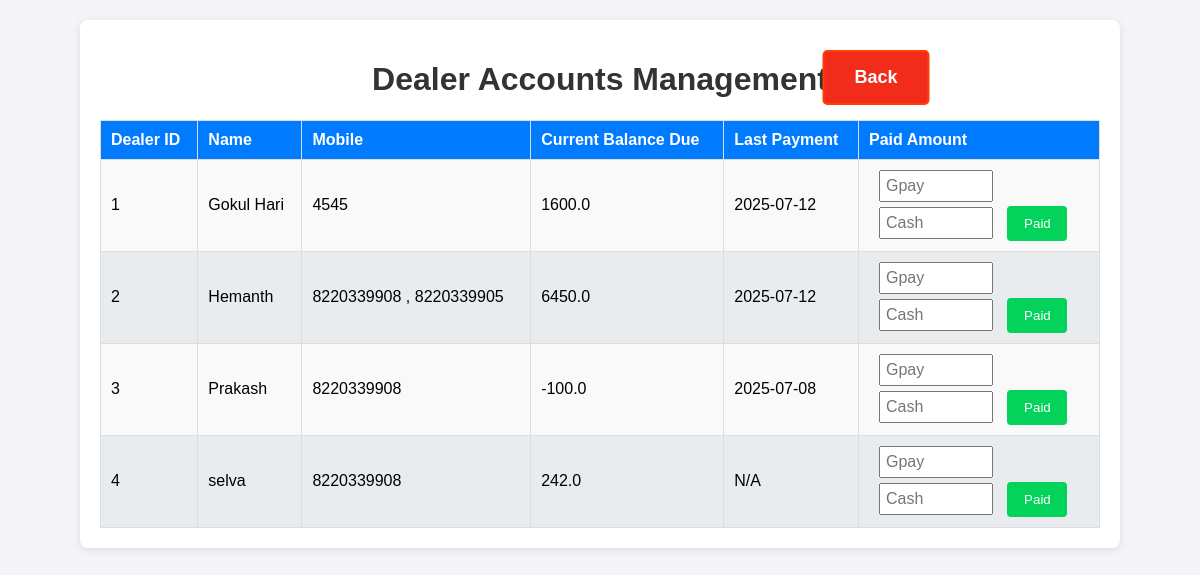
/dealer_accounts, run on the app's committed database.
### app.py (models this page shows)
class Dealer_details(db.Model):
    id = db.Column(db.Integer, primary_key=True)
    dealer_id = db.Column(db.String(100), nullable=False, unique=True)
    name = db.Column(db.String(100), nullable=False)
    mobile = db.Column(db.String(15), nullable=False)
    address = db.Column(db.String(400), nullable=True)
    aadhaar_file = db.Column(db.String(400))  # Path to Aadhaar copy
    photo_file = db.Column(db.String(400))

class DealerAccounts(db.Model):
    id = db.Column(db.Integer, primary_key=True)
    dealer_id = db.Column(db.String(100), db.ForeignKey('dealer_details.dealer_id'), nullable=False, unique=True)
    current_balance = db.Column(db.Float, default=0.0)
    last_payment_date = db.Column(db.DateTime)
    dealer = db.relationship('Dealer_details', backref='account')

### app.py (the view)
@app.route('/dealer_accounts')
def dealer_accounts():
    dealers = Dealer_details.query.outerjoin(DealerAccounts, Dealer_details.dealer_id == DealerAccounts.dealer_id).add_entity(DealerAccounts).order_by(Dealer_details.name.asc()).all()
    return render_template("dealer_accounts.html", dealers=dealers)

### templates/dealer_accounts.html (shortened to what this page needs)
<!DOCTYPE html>
<html lang="en">
    <head>
    <link rel="stylesheet" href="/static/styles.css">
</head>
<body>
    <div class="container dealer_accounts_container">
        <h1>Dealer Accounts Management</h1>
        <a href="/" class="back">Back</a>
        <table class="dealer_accounts">
            <thead>
                <tr>
                    <th>Dealer ID</th>
                    <th>Name</th>
                    <th>Mobile</th>
                    <th>Current Balance Due</th>
                    <th>Last Payment</th>
                    <th class="action">Paid Amount</th>
                </tr>
            </thead>
            <tbody>
                {% for dealer, account in dealers %}
                <tr>
                    <td>{{ dealer.dealer_id }}</td>
                    <td>{{ dealer.name }}</td>
                    <td>{{ dealer.mobile }}</td>
                    <td>{{ account.current_balance if account else 0 }}</td>
                    <td>{{ account.last_payment_date.strftime("%Y-%m-%d") if account and account.last_payment_date else "N/A" }}</td>
                    <td>
                        <form method="POST" action="{{ url_for('update_payment', dealer_id=dealer.dealer_id) }}">
                            <input class="amount" type="number" name="amount_paid_gpay" step="0.01" placeholder="Gpay" required>
                            <input class="amount" style="margin-top: 5px;" type="number" name="amount_paid_cash" step="0.01" placeholder="Cash" required>
                            <button class="pay" type="submit">Paid</button>
                        </form>
                    </td>
                </tr>
                {% endfor %}
            </tbody>
        </table>
    </div>
</body>
</html>

### static/styles.css (style rules this page uses)
body { font-family: Arial, sans-serif; background-color: #f4f4f9; margin: 0; padding: 0; }
.container { max-width: 800px; margin: 20px auto; background: #fff; padding: 20px; border-radius: 8px; box-shadow: 0 2px 10px rgba(0, 0, 0, 0.1); }
.dealer_accounts_container { max-width: 1000px; }
h1, h2 { color: #333; text-align: center; }
table { width: 100%; border-collapse: collapse; margin-top: 10px; }
table th, table td { padding: 10px; border: 1px solid #ddd; text-align: left; }
table th { background-color: #007bff; color: white; }
table tbody tr:nth-child(odd) { background-color: #f9f9f9; }
table tbody tr:nth-child(even) { background-color: #e9ecef; }
a { display: inline-block; padding: 15px 30px; font-size: 18px; font-weight: bold; text-align: center; text-decoration: none; background-color: #007bff; color: white; border-radius: 5px; border: 2px solid #007bff; transition: all 0.3s ease; position: absolute; left: 50%; transform: translateX(-50%); transition: transform 0.2s, background-color 0.2s; }
.back { background-color: #f22c1a; border: 2px solid #ff4000; top: 50px; left: 73%; }
.history_data input, .dealer_accounts input { width: 50px; padding: 5px; font-size: 16px; }
.history_data .password, .dealer_accounts .amount { width: 120px; margin-left: 10px; margin-right: 10px; }
.history_data button, .dealer_accounts button { background-color: #03d35a; color: white; padding: 5px 10px; border: none; cursor: pointer; border-radius: 4px; }
.dealer_accounts .action { width: 220px; }
.dealer_accounts .amount { width: 100px; }
.dealer_accounts .pay { width: 60px; height: 35px; }

### data on the page
Dealer_details: dealer_id "1", name "Gokul Hari", mobile "4545", current_balance "1600.0", last_payment_date "2025-07-12"
Dealer_details: dealer_id "2", name "Hemanth", mobile "8220339908 , 8220339905", current_balance "6450.0", last_payment_date "2025-07-12"
Dealer_details: dealer_id "3", name "Prakash", mobile "8220339908", current_balance "-100.0", last_payment_date "2025-07-08"
Dealer_details: dealer_id "4", name "selva", mobile "8220339908", current_balance "242.0", last_payment_date "N/A"
